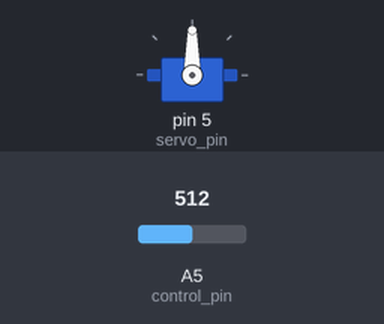
A sketch run on a simulated Arduino Uno, built with avr-gcc and run on an emulated ATmega328P. Shown: servo. The test bench sets the inputs (shaded band); at power-on: A5 (control_pin) = 512.

Above: at 1.2 s.
1.3 s: A5 (control_pin) set to 716
At 2.0 s:
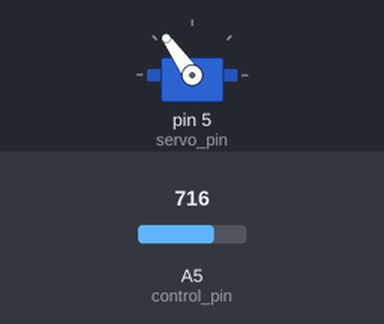
2.8 s: A5 (control_pin) set to 900
At 3.3 s:
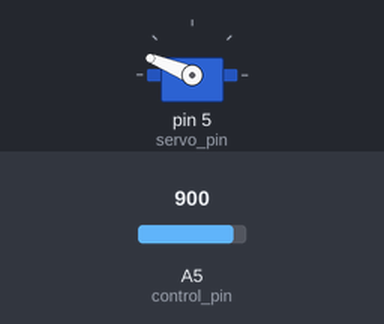
4.3 s: A5 (control_pin) set to 1023
At 4.6 s:
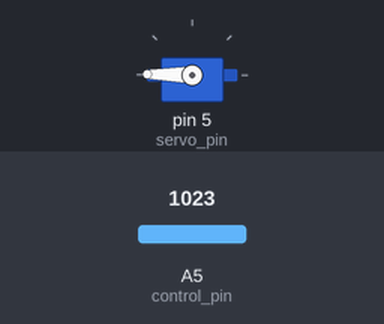
5.8 s: A5 (control_pin) set to 306
At 6.7 s:
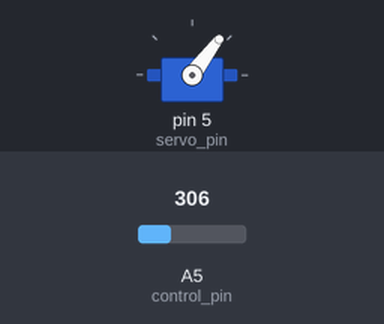
7.3 s: A5 (control_pin) set to 122
At 8.0 s:
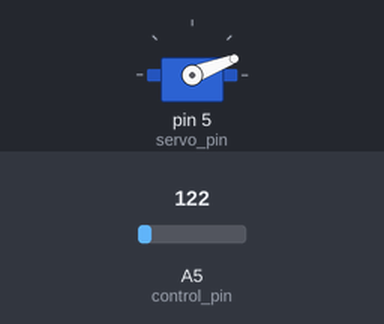
Timing chart, 0 to 9.8 s (numbered marks = the images above; inputs shaded):
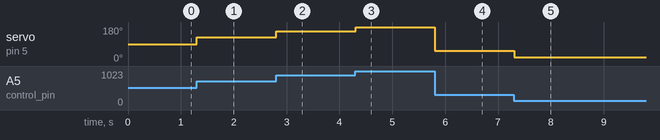

Measured:
- after the input at 1.3 s, servo on pin 5 (servo_pin): 90° → 125° at once
- after the input at 2.8 s, servo on pin 5 (servo_pin): 125° → 158° at once
- after the input at 4.3 s, servo on pin 5 (servo_pin): 158° → 179° at once
- after the input at 5.8 s, servo on pin 5 (servo_pin): 179° → 53° at once
- after the input at 7.3 s, servo on pin 5 (servo_pin): 53° → 21° at once

The sketch:

servo.ino
```cpp
#include <Servo.h>
// #define CONTROL_PIN 5

int servo_pin = 5;
int control_pin = A5;

Servo servo_1;
float i = 0;

void setup(){

    servo_1.attach(servo_pin);
    pinMode(control_pin, INPUT);
    Serial.begin(9600);

}


void loop(){


    // float angle = sin(i * PI / 360.0) * 90 + 90;
    // Serial.println(angle);
    // servo_1.write(angle);
    // i += 1;
    int val = analogRead(control_pin);
    float angle = map(val, 0, 1024, 0, 180);
    servo_1.write(angle);


    delay(10);

}
```
